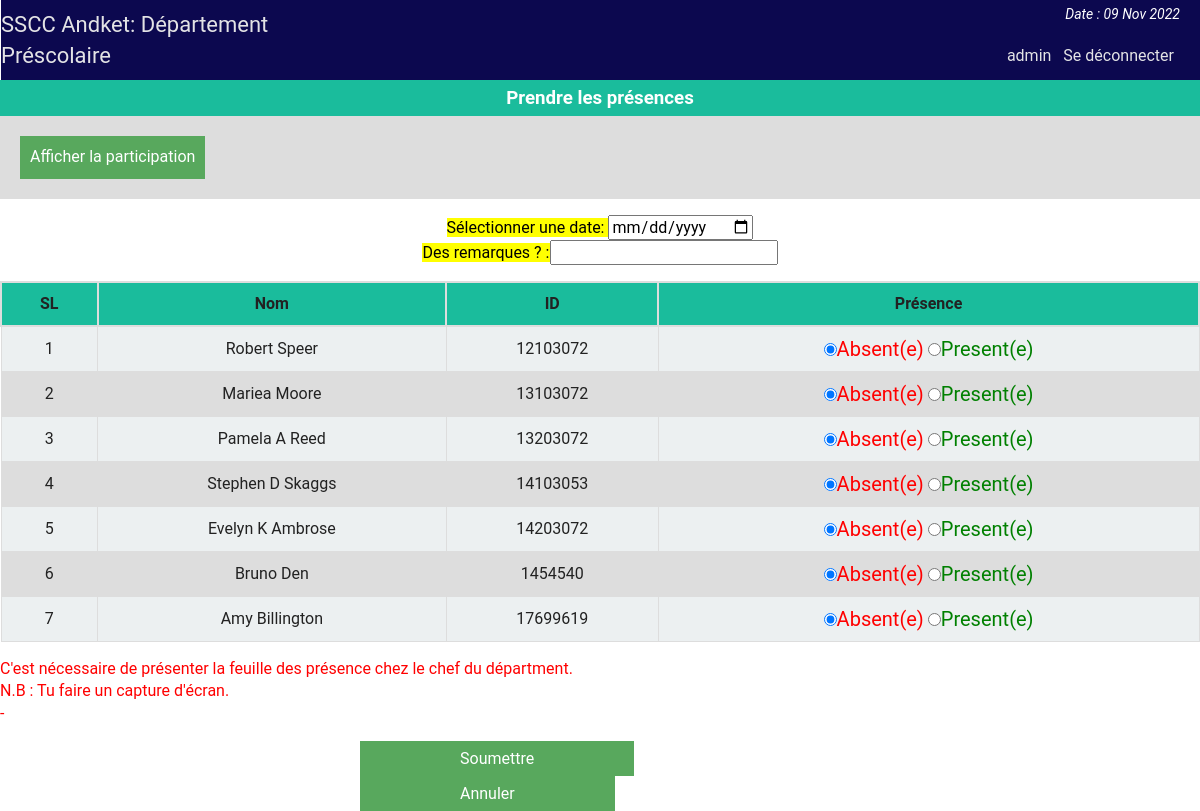
The app's page /prescolaire/heads/heads_att_take.php (signed in) with its own data.
### tables this page shows
CREATE TABLE IF NOT EXISTS `at_student` (
  `id` int NOT NULL AUTO_INCREMENT,
  `name` varchar(40) NOT NULL,
  `st_id` int NOT NULL,
  PRIMARY KEY (`id`)
);

### prescolaire/php/functions.php (called while the page is built, shortened)
<?php
	class login_registration_class{
		public function attn_student(){
			global $conn;
			$sql = "select * from at_student";
			$result = $conn->query($sql);
			return $result;
		}
	};
?>

### prescolaire/heads/heads_att_take.php (the view, shortened to what this page needs)
<?php
	require "../php/config.php";
	require_once "../php/functions.php";
?>
<?php
include "../php/top_heads.php";
?>
<div class="all_student fix">
		<h3 style="text-align:center;color:#fff;margin:0;padding:5px;background:#1abc9c"> Prendre les présences</h3>
		<div  class="fix" style="background:#ddd;padding:20px;">
			<span style="text-align:center;"><a style="color:#fff;" href="heads_att_view.php"> <button style="background:#58A85D;border:none;color:#fff;padding:10px;">Afficher la participation</button></a></span>
		</div>
	<form action="" method="post">
		<p style="text-align:center;color:#34495e;">
			<mark>Sélectionner une date: <input type="date" name="attndate" required/></mark><br/>
			<mark>Des remarques ? :<input type="text" name=""></mark>
		</p>
		<table class="tab_one" style="text-align:center;">
			<tr>
				<th style="text-align:center;">SL</th>
				<th style="text-align:center;">Nom</th>
				<th style="text-align:center;">ID</th>
				<th style="text-align:center;">Présence</th>
			</tr>
			<?php
			$i=0;
				$alluser = $user->attn_student();
				while($rows = $alluser->fetch_assoc()){
				$i++;
		?>
			<tr>
				<td><?php echo $i;?></td>
				<td><?php echo $rows['name'];?></td>
				<td><?php echo $rows['st_id'];?></td>
				<td>
					<label style="color:red;font-size:20px"><input type="radio" name="attn[<?php echo $rows['st_id'];?>]" value="absent" checked/>Absent(e)</label>
					<label style="color:green;font-size:20px"> <input type="radio" name="attn[<?php echo $rows['st_id'];?>]" value="present" />Present(e)</label>
				</td>
			</tr>
			<?php } ?>
		</table>
		<p style="color:red ">C'est nécessaire de présenter la feuille des présence chez le chef du départment.<br/>
		N.B : Tu faire un capture d'écran.<br/>
		-</p>
		<span style="margin-left:360px;"><input style="<text-align:right></text-align:right>;background:#58A85D;border:none;color:#fff;padding:8px 100px;" type="submit" name="Submit" value="Soumettre" /></span>
		<a href="heads_prof.php">
			<span style="margin-left:360px;"><input style="<text-align:right></text-align:right>;background:#58A85D;border:none;color:#fff;padding:8px 100px;" type="button" name="Submit" value="Annuler" /></span>
		</a>
	</form>
</div>

### prescolaire/css/main.css (style rules this page uses)
html { color: #222; font-size: 1em; line-height: 1.4; }
a { text-decoration:none; }
.fix { overflow:hidden; }
body { font-family:roboto !important; background:url(../img/ptrn.png) repeat fixed; }
.st_reg th, td { padding: 8px; }
table.tab_one { width:100%; }
table.tab_one th { background:#1abc9c; padding:10px; font-weight:bold; text-align:left; }
table.tab_one td { border:1px solid #ddd; padding:8px; }
table.tab_one tr:nth-child(odd) { background:#ddd; }
table.tab_one tr:nth-child(even) { background:#ecf0f1; }
.all_student { min-height:450px; }
table.att_tab tr,td,th { border:2px solid #ddd; border-collapse:collapse; padding:8px; }

### records on screen
at_student: name "Robert Speer", st "12103072"
at_student: name "Mariea Moore", st "13103072"
at_student: name "Pamela A Reed", st "13203072"
at_student: name "Stephen D Skaggs", st "14103053"
at_student: name "Evelyn K Ambrose", st "14203072"
at_student: name "Bruno Den", st "1454540"
at_student: name "Amy Billington", st "17699619"

### other values on screen
$admin_name "admin"
